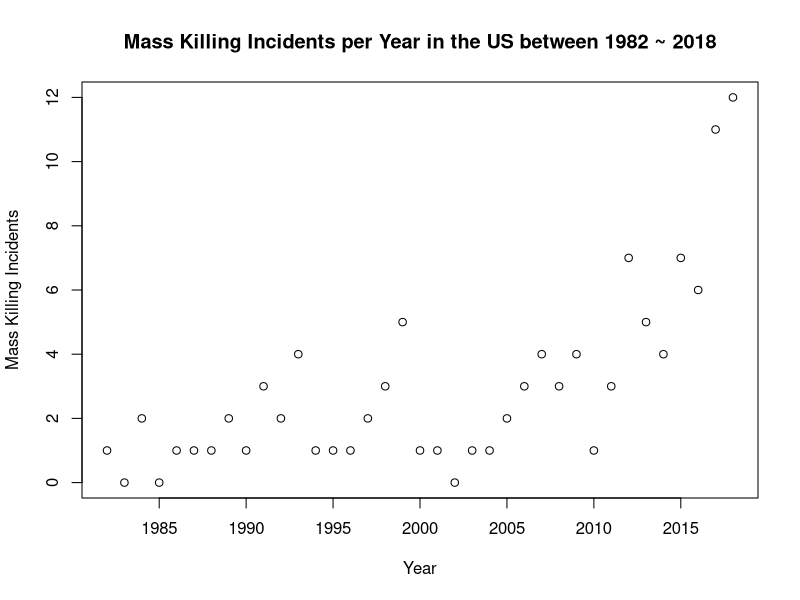
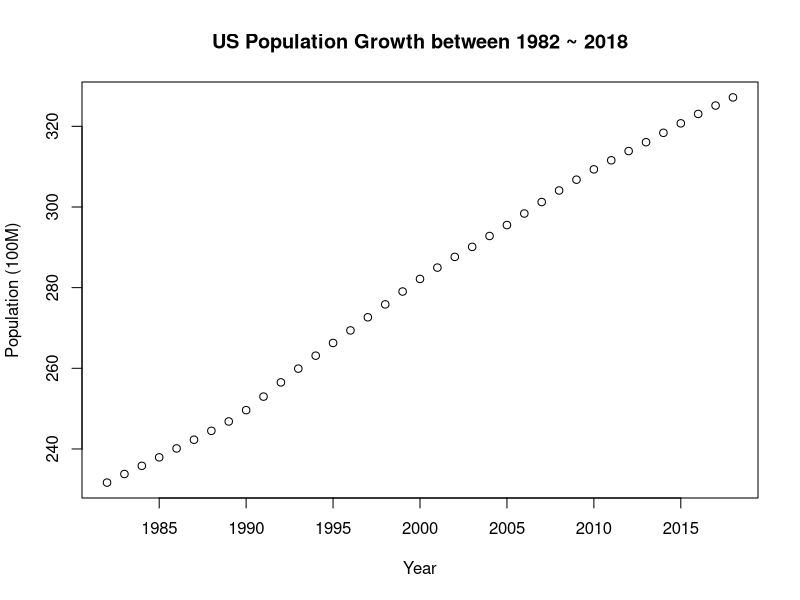
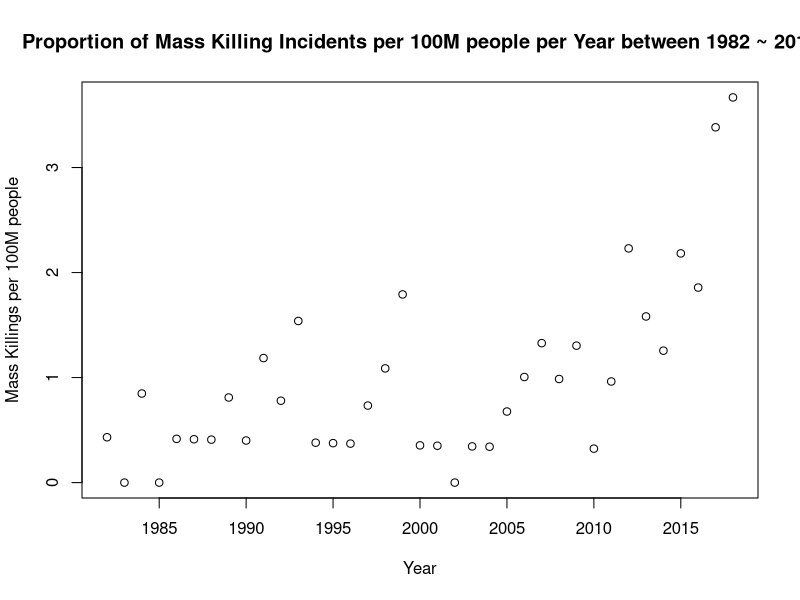
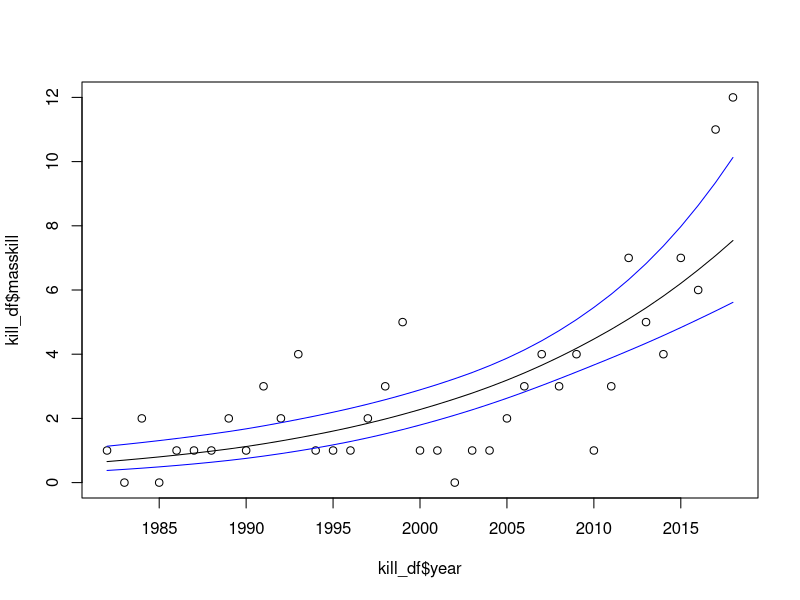
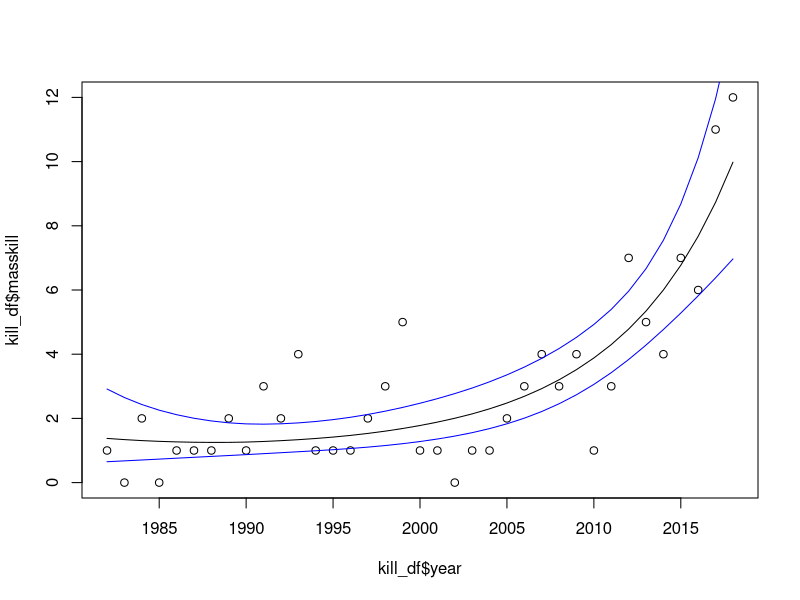

Generate these figures, in order, with R: (Note: this script raises an error after producing the figures.)
## ---- chunk 1
knitr::opts_chunk$set(echo = TRUE)
## ---- chunk 2
# load the data

library("readr")
kill_df = read.csv("masskill.csv")
## ---- chunk 3
plot(kill_df$year, kill_df$masskill, main = "Mass Killing Incidents per Year in the US between 1982 ~ 2018", xlab = "Year", ylab = "Mass Killing Incidents")
## ---- chunk 4
plot(kill_df$year, kill_df$popn, main = "US Population Growth between 1982 ~ 2018", xlab = "Year", ylab = "Population (100M)")
## ---- chunk 5
plot(kill_df$year, kill_df$masskill/(kill_df$popn/100), main = "Proportion of Mass Killing Incidents per 100M people per Year between 1982 ~ 2018", xlab = "Year", ylab = "Mass Killings per 100M people")
## ---- chunk 6
linear_model = glm(formula = masskill ~ I(year - 1982), family = "poisson", offset = log(popn/100), data = kill_df)
linear_model
exp(coef(linear_model)[2])
## ---- chunk 7
quadratic_model = glm(formula = masskill ~ I(year-1982)+I((year-1982)^2), family = "poisson", offset = log(popn/100), data = kill_df)
quadratic_model

exp(coef(quadratic_model)[1])
exp(coef(quadratic_model)[2])
exp(coef(quadratic_model)[3])
## ---- chunk 8
x = glm(formula = masskill ~ I(year-1982), family = "poisson", offset = log(popn/100), data = kill_df)
predictions = predict(x, se.fit = TRUE)

plot(kill_df$year, kill_df$masskill)
lines(x = kill_df$year, y = exp(predictions$fit))
lines(x = kill_df$year, y = exp(predictions$fit - 1.96*predictions$se.fit), col = 'blue')
lines(x = kill_df$year, y = exp(predictions$fit + 1.96*predictions$se.fit), col = 'blue')
## ---- chunk 9
x = glm(formula = masskill ~ I(year-1982)+I((year-1982)^2), family = "poisson", offset = log(popn/100), data = kill_df)
prediction_2 = predict(x, se.fit = TRUE)
plot(kill_df$year, kill_df$masskill)
lines(x = kill_df$year, y = exp(prediction_2$fit))
lines(x = kill_df$year, y = exp(prediction_2$fit - 1.96*prediction_2$se.fit), col = 'blue')
lines(x = kill_df$year, y = exp(prediction_2$fit + 1.96*prediction_2$se.fit), col = 'blue')
## ---- chunk 10
popn_2019 = 327170000/1000000

lambda_linear = exp(as.numeric(coef(linear_model)[1]))*exp(as.numeric(coef(linear_model)[2])*37)*(popn_2019/100)
se_lambda_linear = sqrt(lambda_linear/popn_2019)

print(paste(lambda_linear - 1.96*se_lambda_linear, lambda_linear + 1.96*se_lambda_linear))
## ---- chunk 11
lambda_quad = exp(as.numeric(coef(quadratic_model)[1]))*exp(as.numeric(coef(quadratic_model)[2])*37)*exp(as.numeric(y[3])*(37^2))*(popn_2019/100)
se_lambda_quad = sqrt(lambda_linear/popn_2019)

print(paste(lambda_quad - 1.96 * se_lambda_quad, lambda_quad + 1.96 * se_lambda_quad))
## ---- chunk 12
pred.mean.lin = lambda_linear/2
barplot(dpois(0:15, pred.mean.lin),ylab = "Probability", xlab = "Killing Incidents", main = paste("Distribution of Poisson with mean", round(pred.mean.lin,2), "mass killings per half year"), space = 1, names.arg = 0:15)
## ---- chunk 13
pred.mean.quad = lambda_quad/2
barplot(dpois(0:15, pred.mean.quad),ylab = "Probability", xlab = "Killing Incidents", main = paste("Distribution of Poisson with mean", round(pred.mean.quad,2), "mass killings per half year"), space = 1, names.arg = 0:15)
